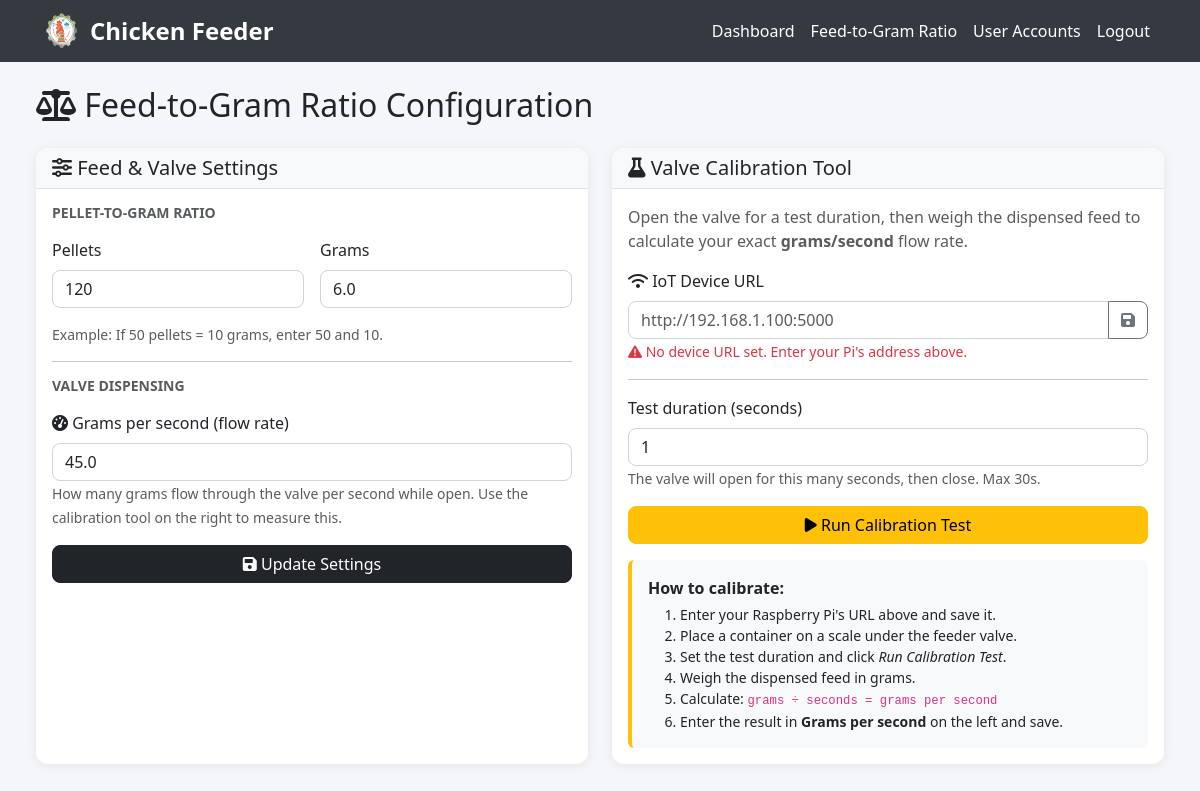
Before: /admin/feed-ratio (signed in) with the older database file.
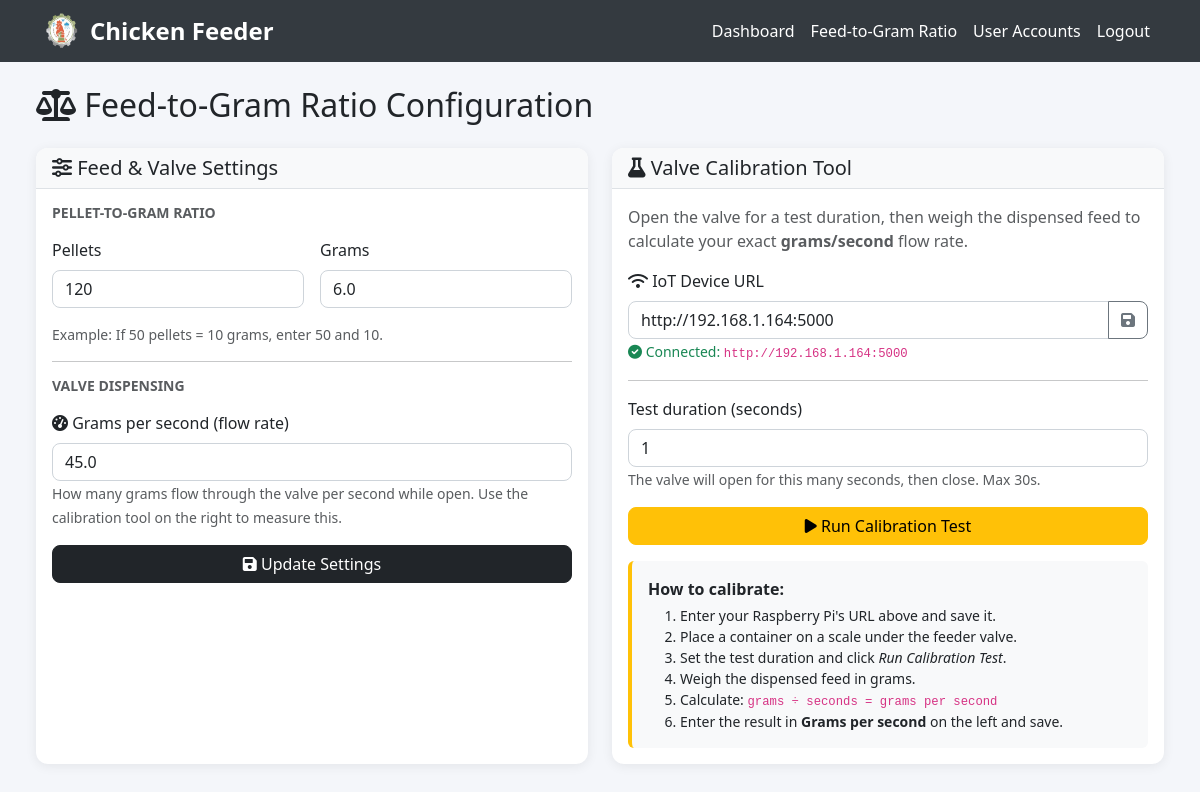
After: the same page with the newer database file.
### models.py (models this page shows)
class User(UserMixin, db.Model):
    id = db.Column(db.Integer, primary_key=True)
    username = db.Column(db.String(80), unique=True, nullable=False)
    email = db.Column(db.String(120), unique=True, nullable=False)
    password_hash = db.Column(db.String(120), nullable=False)
    iot_device_url = db.Column(db.String(255), nullable=True)  # e.g., 'http://192.168.1.100:5000' or 'pi_klei'
    is_admin = db.Column(db.Boolean, default=True)
    created_at = db.Column(db.DateTime, default=datetime.now)

### app.py (the view, shortened to what this page needs)
@app.route('/admin/feed-ratio', methods=['GET', 'POST'])
@login_required
def admin_feed_ratio():
    from utils.model_utils import get_feed_ratio, set_feed_ratio
    if not require_admin():
        return redirect(url_for('dashboard'))
    ratio = get_feed_ratio()
    return render_template('admin/feed_ratio.html', ratio=ratio, device_url=current_user.iot_device_url)

### app.py (called while the page is built)
@login_manager.user_loader
def load_user(user_id):
    return db.session.get(User, int(user_id))

@app.context_processor
def inject_datetime():
    return {'datetime': datetime}

@app.before_request
def restrict_admin_from_user_pages():
    if current_user.is_authenticated and getattr(current_user, 'is_admin', False):
        if not request.path.startswith('/admin'):
            if not request.path.startswith('/static') and not request.path.startswith('/logout'):
                return redirect(url_for('admin.dashboard'))

def require_admin():
    if not current_user.is_authenticated or not getattr(current_user, 'is_admin', False):
        flash('Unauthorized: admin access required.', 'danger')
        return False
    return True

### utils/model_utils.py (called while the page is built)
def get_feed_ratio():
    if not os.path.exists(CONFIG_PATH):
        return {'pellets': 150, 'grams': 6.0, 'grams_per_second': 2.0}
    with open(CONFIG_PATH, 'r') as f:
        data = json.load(f)
    if 'grams_per_second' not in data:
        data['grams_per_second'] = 2.0
    return data

### templates/admin/feed_ratio.html (shortened to what the changed rows need)
{% extends "admin_base.html" %}
{% block content %}
<div class="container-fluid mt-4 px-4">
    <h2 class="mb-4"><i class="fa fa-balance-scale"></i> Feed-to-Gram Ratio Configuration</h2>
    <div class="row g-4">
        <div class="col-lg-6">
            <div class="card admin-card h-100">
                <div class="card-body">
                    <div class="mb-3">
                        <label for="device_url" class="form-label"><i class="fa fa-wifi"></i> IoT Device URL</label>
                        <div class="input-group">
                            <input type="text" class="form-control" id="device_url" name="device_url"
                                   value="{{ device_url or '' }}"
                                   placeholder="http://192.168.1.100:5000" required>
                            <button type="button" class="btn btn-outline-secondary" id="saveDeviceBtn" title="Save device URL">
                                <i class="fa fa-save"></i>
                            </button>
                        </div>
                        {% if device_url %}
                        <small class="text-success"><i class="fa fa-check-circle"></i> Connected: <code>{{ device_url }}</code></small>
                        {% else %}
                        <small class="text-danger"><i class="fa fa-exclamation-triangle"></i> No device URL set. Enter your Pi's address above.</small>
                        {% endif %}
                    </div>
                </div>
            </div>
        </div>
    </div>
</div>
{% endblock %}

Changed rows visible on the page:
now on this page (row edited): User: device_url "http://192.168.1.164:5000", iot_device_url "http://192.168.1.164:5000"
Other visible differences:
text no longer shown: "No device URL set. Enter your Pi's address above."
text now shown: "Connected:"
